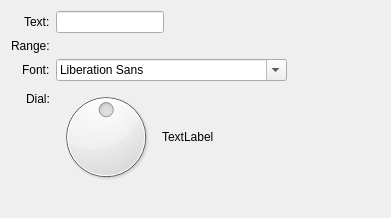
<?xml version="1.0" encoding="UTF-8"?>
<ui version="4.0">
 <class>_Form</class>
 <widget class="QWidget" name="_Form">
  <property name="geometry">
   <rect>
    <x>0</x>
    <y>0</y>
    <width>391</width>
    <height>218</height>
   </rect>
  </property>
  <property name="windowTitle">
   <string>Form</string>
  </property>
  <layout class="QFormLayout" name="_formLayout">
   <property name="fieldGrowthPolicy">
    <enum>QFormLayout::ExpandingFieldsGrow</enum>
   </property>
   <property name="labelAlignment">
    <set>Qt::AlignRight|Qt::AlignTrailing|Qt::AlignVCenter</set>
   </property>
   <property name="formAlignment">
    <set>Qt::AlignLeading|Qt::AlignLeft|Qt::AlignTop</set>
   </property>
   <item row="0" column="0">
    <widget class="QLabel" name="_label">
     <property name="text">
      <string>Text:</string>
     </property>
    </widget>
   </item>
   <item row="0" column="1">
    <widget class="QLineEdit" name="lineEdit">
     <property name="sizePolicy">
      <sizepolicy hsizetype="Preferred" vsizetype="Fixed">
       <horstretch>0</horstretch>
       <verstretch>0</verstretch>
      </sizepolicy>
     </property>
    </widget>
   </item>
   <item row="1" column="0">
    <widget class="QLabel" name="_label_2">
     <property name="text">
      <string>Range:</string>
     </property>
    </widget>
   </item>
   <item row="2" column="0">
    <widget class="QLabel" name="_label_5">
     <property name="text">
      <string>Font:</string>
     </property>
    </widget>
   </item>
   <item row="2" column="1">
    <widget class="QFontComboBox" name="fontComboBox"/>
   </item>
   <item row="3" column="0">
    <widget class="QLabel" name="_label_6">
     <property name="text">
      <string>Dial:</string>
     </property>
    </widget>
   </item>
   <item row="3" column="1">
    <layout class="QHBoxLayout" name="_horizontalLayout_2">
     <item>
      <widget class="QDial" name="dial">
       <property name="maximum">
        <number>359</number>
       </property>
       <property name="sliderPosition">
        <number>180</number>
       </property>
       <property name="orientation">
        <enum>Qt::Horizontal</enum>
       </property>
       <property name="invertedAppearance">
        <bool>false</bool>
       </property>
       <property name="invertedControls">
        <bool>false</bool>
       </property>
       <property name="wrapping">
        <bool>true</bool>
       </property>
      </widget>
     </item>
     <item>
      <widget class="QLabel" name="dial_value">
       <property name="text">
        <string>TextLabel</string>
       </property>
      </widget>
     </item>
    </layout>
   </item>
   <item row="1" column="1">
    <widget class="QWidget" name="slider" native="true"/>
   </item>
  </layout>
 </widget>
 <resources/>
 <connections/>
</ui>
